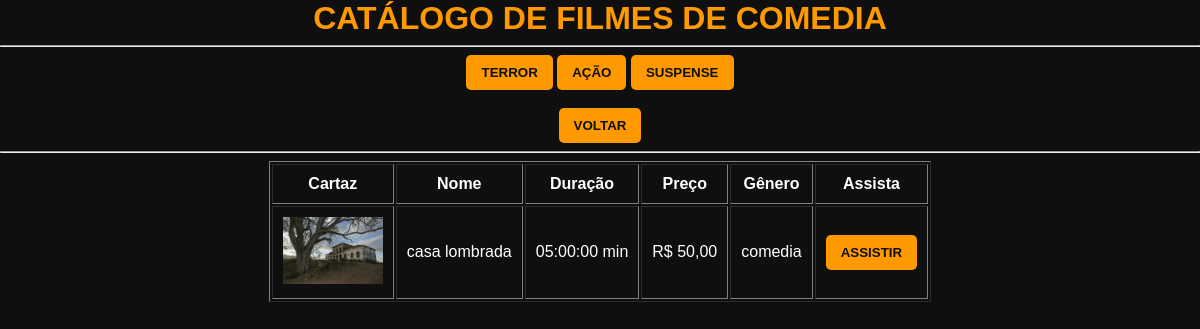
The app's page /catalogo_comedia.php with its own data.
### tables this page shows
CREATE TABLE `filmes` (
  `ID_filme` int(11) NOT NULL,
  `NOME_filme` varchar(50) NOT NULL,
  `DURACAO_filme` time NOT NULL,
  `PRECO_filme` decimal(10,2) NOT NULL,
  `IMAGEM_filme` varchar(255) NOT NULL,
  `TEMA_filme` varchar(20) NOT NULL
);

### catalogo_comedia.php (the view, shortened to what this page needs)
<!DOCTYPE html>
<html lang="pt-BR">
<head>
    <link rel="stylesheet" href="style.css">
</head>
<body>
<h1 align="center">CATÁLOGO DE FILMES DE COMEDIA</h1>
<hr>
<div align="center">
    <button onclick="window.location.href='catalogo_terror.php'">TERROR</button>
    <button onclick="window.location.href='catalogo_acao.php'">AÇÃO</button>
    <button onclick="window.location.href='catalogo_suspense.php'">SUSPENSE</button>
    <br><br>
    <button onclick="window.location.href='catalogo.php'">VOLTAR</button>
</div>
<hr>
<?php
$conn = conexao();
$sql = "SELECT * FROM filmes WHERE TEMA_filme = 'comedia'";
$result = $conn->query($sql);
if ($result->num_rows > 0) {
    echo "<table align='center' border='1' cellpadding='10'>";
    echo "<tr>
    <th>Cartaz</th>
    <th>Nome</th>
    <th>Duração</th>
    <th>Preço</th>
    <th>Gênero</th>
    <th>Assista</th>
    </tr>";
    while ($row = $result->fetch_assoc()) {
        echo "<tr>";
            echo "<td><img src='" . $row['IMAGEM_filme'] . "' width='100'></td>";
            echo "<td>" . $row['NOME_filme'] . "</td>";
            echo "<td>" . $row['DURACAO_filme'] . " min</td>";
            echo "<td>R$ " . number_format($row['PRECO_filme'], 2, ',', '.') . "</td>";
            echo "<td>" . $row['TEMA_filme'] . "</td>";
            echo "<td><button onclick=\"window.location.href='filme.php'\"> ASSISTIR </button></td>";
        echo "</tr>";
    }
    echo "</table>";
} else {
    echo "<p align='center'>Nenhum filme encontrado 😢</p>";
}
?>
</head>
</body>
</html>

### style.css (style rules this page uses)
body { margin: 0; background-color: #0f0f0f; color: #ffffff; font-family: 'Arial', sans-serif; text-align: center; }
h1 { color: #ff9900; font-size: 2em; margin: 0; }
button { background-color: #ff9900; border: none; padding: 10px 15px; border-radius: 5px; cursor: pointer; color: #0f0f0f; font-weight: bold; transition: background-color 0.3s, transform 0.1s; }

### records on screen
filmes: IMAGEM_filme (picture), NOME_filme "casa lombrada", DURACAO_filme "05:00:00", PRECO_filme "50,00", TEMA_filme "comedia"
